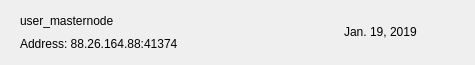
<?xml version="1.0" encoding="UTF-8"?>
<ui version="4.0">
 <class>MNRow</class>
 <widget class="QWidget" name="MNRow">
  <property name="geometry">
   <rect>
    <x>0</x>
    <y>0</y>
    <width>475</width>
    <height>65</height>
   </rect>
  </property>
  <property name="windowTitle">
   <string>Form</string>
  </property>
  <property name="styleSheet">
   <string notr="true"/>
  </property>
  <layout class="QVBoxLayout" name="verticalLayout_2">
   <property name="spacing">
    <number>0</number>
   </property>
   <property name="leftMargin">
    <number>20</number>
   </property>
   <property name="topMargin">
    <number>0</number>
   </property>
   <property name="rightMargin">
    <number>20</number>
   </property>
   <property name="bottomMargin">
    <number>0</number>
   </property>
   <item>
    <widget class="QFrame" name="frame_2">
     <property name="styleSheet">
      <string notr="true">border:none;</string>
     </property>
     <property name="frameShape">
      <enum>QFrame::StyledPanel</enum>
     </property>
     <property name="frameShadow">
      <enum>QFrame::Raised</enum>
     </property>
     <layout class="QHBoxLayout" name="horizontalLayout">
      <property name="leftMargin">
       <number>0</number>
      </property>
      <property name="rightMargin">
       <number>0</number>
      </property>
      <item>
       <widget class="QFrame" name="frame">
        <property name="styleSheet">
         <string notr="true">border:none;padding:0px;</string>
        </property>
        <property name="frameShape">
         <enum>QFrame::StyledPanel</enum>
        </property>
        <property name="frameShadow">
         <enum>QFrame::Raised</enum>
        </property>
        <layout class="QVBoxLayout" name="verticalLayout">
         <property name="spacing">
          <number>0</number>
         </property>
         <property name="leftMargin">
          <number>0</number>
         </property>
         <property name="topMargin">
          <number>0</number>
         </property>
         <property name="rightMargin">
          <number>0</number>
         </property>
         <property name="bottomMargin">
          <number>0</number>
         </property>
         <item>
          <widget class="QLabel" name="labelName">
           <property name="text">
            <string>user_masternode</string>
           </property>
          </widget>
         </item>
         <item>
          <widget class="QLabel" name="labelAddress">
           <property name="text">
            <string>Address: 88.26.164.88:41374</string>
           </property>
          </widget>
         </item>
        </layout>
       </widget>
      </item>
      <item>
       <spacer name="horizontalSpacer">
        <property name="orientation">
         <enum>Qt::Horizontal</enum>
        </property>
        <property name="sizeHint" stdset="0">
         <size>
          <width>40</width>
          <height>20</height>
         </size>
        </property>
       </spacer>
      </item>
      <item>
       <widget class="QLabel" name="labelDate">
        <property name="text">
         <string>Jan. 19, 2019</string>
        </property>
       </widget>
      </item>
      <item>
       <widget class="QPushButton" name="pushButtonMenu">
        <property name="focusPolicy">
         <enum>Qt::NoFocus</enum>
        </property>
        <property name="styleSheet">
         <string notr="true">border:none; background-color:transparent; padding:0px;</string>
        </property>
        <property name="text">
         <string/>
        </property>
        <property name="icon">
         <iconset>
          <normaloff>:/ic-menu-hover</normaloff>:/ic-menu-hover</iconset>
        </property>
        <property name="iconSize">
         <size>
          <width>24</width>
          <height>24</height>
         </size>
        </property>
       </widget>
      </item>
     </layout>
    </widget>
   </item>
   <item>
    <widget class="QLabel" name="lblDivisory">
     <property name="minimumSize">
      <size>
       <width>0</width>
       <height>1</height>
      </size>
     </property>
     <property name="maximumSize">
      <size>
       <width>16777215</width>
       <height>1</height>
      </size>
     </property>
     <property name="text">
      <string/>
     </property>
     <property name="alignment">
      <set>Qt::AlignBottom|Qt::AlignLeading|Qt::AlignLeft</set>
     </property>
    </widget>
   </item>
  </layout>
 </widget>
 <resources/>
 <connections/>
</ui>
